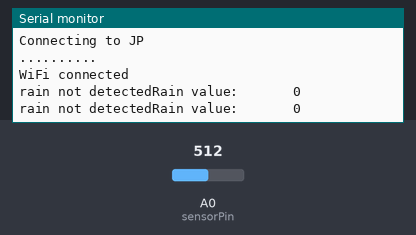
Simulated run of this sketch. Board: ESP8266 (NodeMCU). Shown: the last lines printed to the serial monitor. The inputs (shaded band) are chosen by the test bench; at power-on: A0 (sensorPin) = 512. WiFi joins after 1.5 s; servers stay silent unless stated.

Above: at 2.7 s.
2.8 s: A0 (sensorPin) set to 450
At 3.7 s:
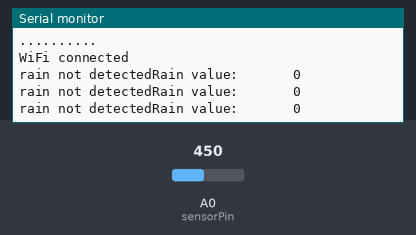
4.3 s: A0 (sensorPin) set to 420
At 4.8 s:
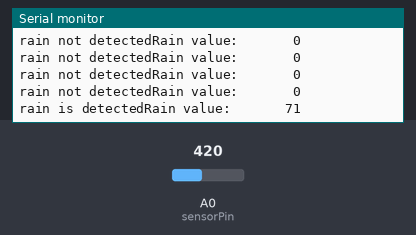

Measured:
- the behaviour switches between 435 and 434 on A0 (sensorPin) (found by bisection; images 1 and 2)
- after the input at 4.3 s, the serial monitor: prints a new line after 0.12 s (image 2)

The sketch:

Rain_sensor_node_mcu.ino
```cpp
/*
Agu 2018
Author: Sarful hassan
Website: https://mechatronicslabrpi.blogspot.com
*/


//library esp
#include <ESP8266WiFi.h>
const char* ssid = "JP";                                  //fill in your wifi name
const char* password = "asdffdsa";                              //fill in your wifi password


String MakerIFTTT_Key ;
String MakerIFTTT_Event;
char *append_str(char *here, String s) {  int i=0; while (*here++ = s[i]){i++;};return here-1;}
char *append_ul(char *here, unsigned long u) { char buf[20]; return append_str(here, ultoa(u, buf, 10));}
char post_rqst[256];char *p;char *content_length_here;char *json_start;int compi;

WiFiClient client;

int sensorPin = A0;    // input for LDR and rain sensor
int enable2 = 13;      // enable reading Rain sensor
int sensorValue2 = 0;  // variable to store the value coming from sensor Rain sensor


int rain_alert_count = 0;

//--------------------------setup-------------------------
void setup() {

// declare the enable and ledPin as an OUTPUT:
//pinMode(enable2, OUTPUT);


Serial.begin(115200);
delay(10);


WiFi.begin(ssid, password);

Serial.println();
Serial.println();
Serial.print("Connecting to ");
Serial.println(ssid);
Serial.print("..........");
Serial.println();
WiFi.begin(ssid, password);

while (WiFi.status() != WL_CONNECTED) {
delay(500);

}
Serial.println("WiFi connected");
Serial.println();

}


void loop() {


//--------------------------Rain Sensor-------------------------


delay(500);
sensorValue2 = analogRead(sensorPin);
sensorValue2 = constrain(sensorValue2, 150, 440);
sensorValue2 = map(sensorValue2, 150, 440, 1023, 0);
if (sensorValue2>= 20)
{
  Serial.print("rain is detected");
  if (rain_alert_count == 0)
  {
    rain_alert();
    rain_alert_count=1;
  }

//digitalWrite(enable2, HIGH);
  }
  else

{
  Serial.print("rain not detected");
 // digitalWrite(enable2, LOW);
  }
Serial.print("Rain value:       ");
Serial.println(sensorValue2);
Serial.println();

delay(100);


}


void rain_alert()
{
  if (client.connect("maker.ifttt.com",80)) {
    MakerIFTTT_Key ="nbnlvOBOjaw5MUZXEjn2TVZ0cnaxezt-_tluP1JeYfq";
    MakerIFTTT_Event ="sms";
    p = post_rqst;
    p = append_str(p, "POST /trigger/");
    p = append_str(p, MakerIFTTT_Event);
    p = append_str(p, "/with/key/");
    p = append_str(p, MakerIFTTT_Key);
    p = append_str(p, " HTTP/1.1\r\n");
    p = append_str(p, "Host: maker.ifttt.com\r\n");
    p = append_str(p, "Content-Type: application/json\r\n");
    p = append_str(p, "Content-Length: ");
    content_length_here = p;
    p = append_str(p, "NN\r\n");
    p = append_str(p, "\r\n");
    json_start = p;
    p = append_str(p, "{\"value1\":\"");
    p = append_str(p, "9113376503");
    p = append_str(p, "\",\"value2\":\"");
    p = append_str(p, "JAYESH!!  It started RAINING!!!");
    p = append_str(p, "\",\"value3\":\"");
    p = append_str(p, "");
    p = append_str(p, "\"}");

    compi= strlen(json_start);
    content_length_here[0] = '0' + (compi/10);
    content_length_here[1] = '0' + (compi%10);
    client.print(post_rqst);
  }

}
```
